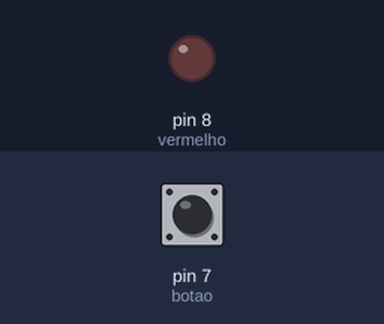
Recording of a sketch running on a simulated Arduino Uno, built with avr-gcc and run on an emulated ATmega328P. Shown: output pins drawn as LEDs (lit = HIGH). The test bench sets the inputs (shaded band); at power-on: pin 7 (botao) HIGH.

Above: at 1.2 s.
1.3 s: pin 7 (botao) pulled LOW for 0.15 s
At 1.37 s:
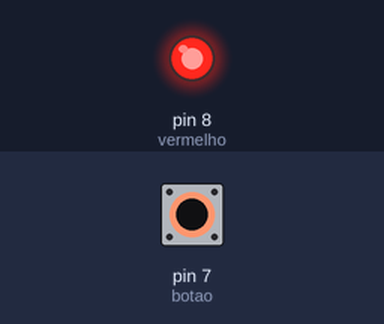
2.9 s: pin 7 (botao) pulled LOW for 3.2 s
At 6.9 s:
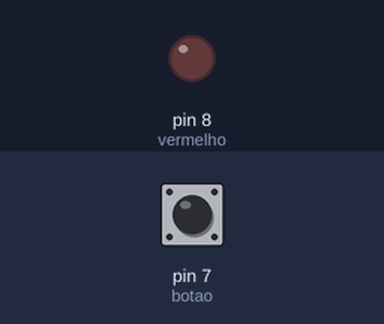
Timing chart, 0 to 8.4 s (numbered marks = the images above; inputs shaded):
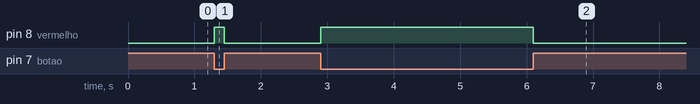

Measured:
- after the input at 1.3 s, pin 8 (vermelho): LOW → HIGH at once, → LOW 0.15 s later
- after the input at 2.9 s, pin 8 (vermelho): LOW → HIGH at once, → LOW 3.2 s later

The sketch:

BotaoExemploDigital.ino
```cpp
#define vermelho 8
#define botao 7

void setup() {
  pinMode(vermelho, OUTPUT);
  pinMode(botao, INPUT_PULLUP);
}

void loop() {
  int estado = digitalRead(botao); // HIGH ou LOW
  if(estado == LOW){
    digitalWrite(vermelho, HIGH);
  }
  else{
    digitalWrite(vermelho, LOW);
  }
}
```
